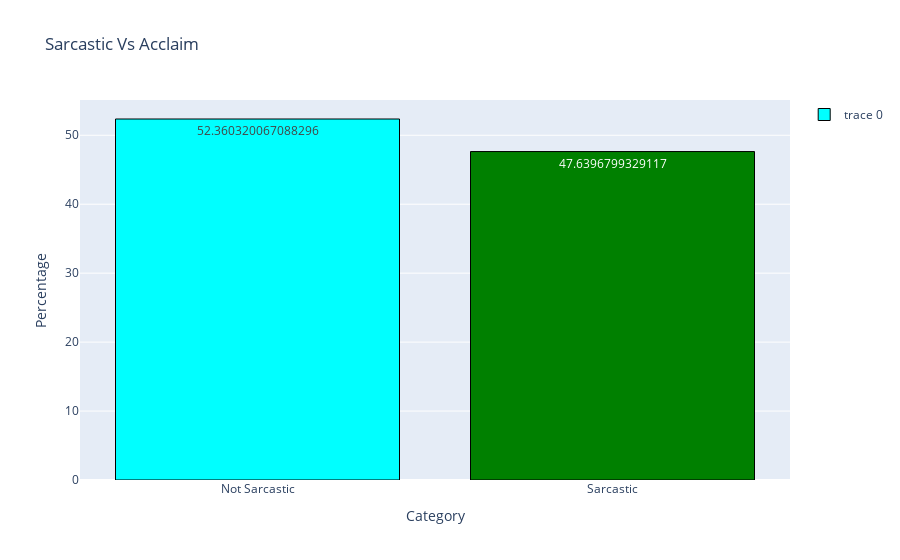
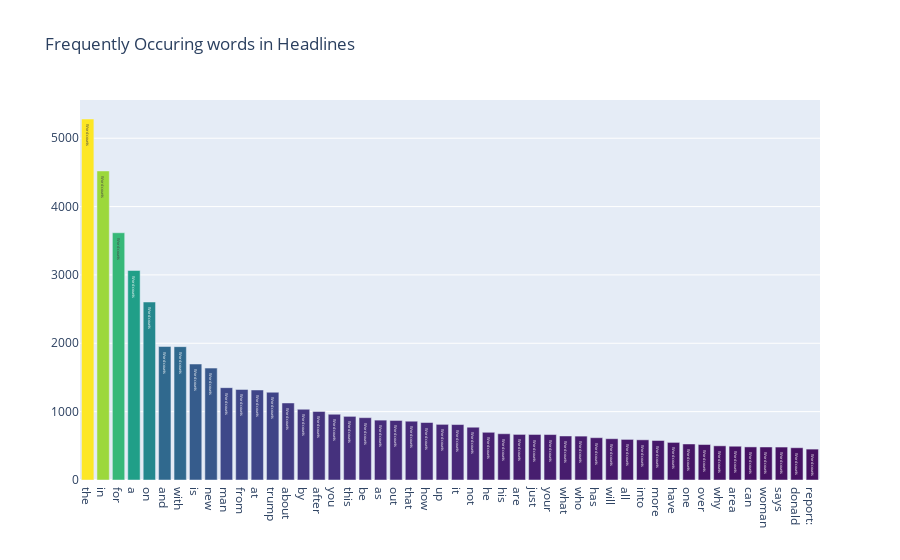

These figures' notebook cell, in order:
### Markdown cell above
### EDA

### Code cell
df_tar = df['is_sarcastic'].value_counts()
labels = ['Not Sarcastic', 'Sarcastic']
sizes = (np.array((df_tar / df_tar.sum())*100))
colors = ['cyan', 'green']

trace = go.Bar(x=labels, y=sizes, marker=dict(color=colors, line=dict(color='black', width=1)), text=sizes)
layout = go.Layout(title='Sarcastic Vs Acclaim', xaxis=dict(title='Category'), yaxis=dict(title='Percentage'), showlegend=True)
fig = go.Figure(data=trace, layout=layout)
fig.show()



all_words = df['headline'].str.split(expand=True).unstack().value_counts()
data = [go.Bar(
            x = all_words.index.values[2:50],
            y = all_words.values[2:50],
            marker= dict(colorscale='Viridis',
                         color = all_words.values[2:100]
                        ),
            text='Word counts'
    )]

layout = go.Layout(
    title='Frequently Occuring words in Headlines'
)

fig = go.Figure(data=data, layout=layout)
iplot(fig, filename='basic-bar')

### Figure 1 — Plotly figure (JSON) as saved in the notebook; plotly's stock layout.template omitted (floating-point values rounded to 4 significant figures)
{"data": [{"marker": {"color": ["cyan", "green"], "line": {"color": "black", "width": 1}}, "text": [52.36, 47.64], "type": "bar", "x": ["Not Sarcastic", "Sarcastic"], "y": [52.36, 47.64]}], "layout": {"showlegend": true, "title": {"text": "Sarcastic Vs Acclaim"}, "xaxis": {"title": {"text": "Category"}}, "yaxis": {"title": {"text": "Percentage"}}}}

### Figure 2 — Plotly figure (JSON) as saved in the notebook; plotly's stock layout.template omitted (floating-point values rounded to 4 significant figures)
{"data": [{"marker": {"color": [5281, 4521, 3617, 3065, 2604, 1953, 1951, 1697, 1637, 1351, 1325, 1317, 1284, 1127, 1035, 1003, 962, 931, 912, 876, 871, 860, 841, 814, 811, 772, 698, 677, 667, 666, 665, 644, 642, 619, 604, 594, 588, 578, 550, 527, 519, 500, 494, 484, 483, 482, 472, 452, 441, 435, 428, 422, 421, 420, 417, 402, 384, 379, 371, 370, 369, 363, 362, 349, 347, 346, 346, 340, 333, 331, 323, 322, 315, 314, 313, 310, 302, 299, 297, 294, 290, 289, 280, 279, 276, 272, 272, 271, 268, 267, 265, 256, 255, 251, 251, 247, 245, 243], "colorscale": [[0, "#440154"], [0.1111, "#482878"], [0.2222, "#3e4989"], [0.3333, "#31688e"], [0.4444, "#26828e"], [0.5556, "#1f9e89"], [0.6667, "#35b779"], [0.7778, "#6ece58"], [0.8889, "#b5de2b"], [1, "#fde725"]]}, "text": "Word counts", "type": "bar", "x": ["the", "in", "for", "a", "on", "and", "with", "is", "new", "man", "from", "at", "trump", "about", "by", "after", "you", "this", "be", "as", "out", "that", "how", "up", "it", "not", "he", "his", "are", "just", "your", "what", "who", "has", "will", "all", "into", "more", "have", "one", "over", "why", "area", "can", "woman", "says", "donald", "report:"], "y": [5281, 4521, 3617, 3065, 2604, 1953, 1951, 1697, 1637, 1351, 1325, 1317, 1284, 1127, 1035, 1003, 962, 931, 912, 876, 871, 860, 841, 814, 811, 772, 698, 677, 667, 666, 665, 644, 642, 619, 604, 594, 588, 578, 550, 527, 519, 500, 494, 484, 483, 482, 472, 452]}], "layout": {"title": {"text": "Frequently Occuring words in Headlines"}}}
